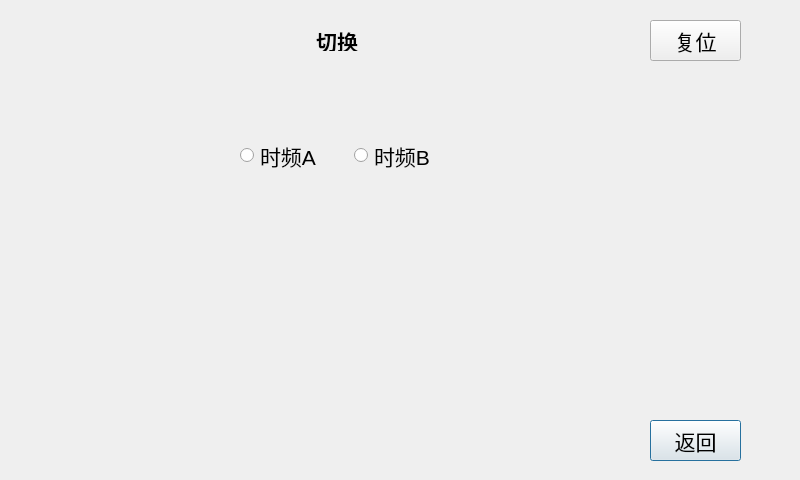
<?xml version="1.0" encoding="UTF-8"?>
<ui version="4.0">
 <class>setSW</class>
 <widget class="QDialog" name="setSW">
  <property name="geometry">
   <rect>
    <x>0</x>
    <y>0</y>
    <width>800</width>
    <height>480</height>
   </rect>
  </property>
  <property name="windowTitle">
   <string>Dialog</string>
  </property>
  <widget class="QPushButton" name="pushButton_0">
   <property name="geometry">
    <rect>
     <x>650</x>
     <y>420</y>
     <width>91</width>
     <height>41</height>
    </rect>
   </property>
   <property name="font">
    <font>
     <pointsize>16</pointsize>
    </font>
   </property>
   <property name="text">
    <string>返回</string>
   </property>
  </widget>
  <widget class="QPushButton" name="pushButton_1">
   <property name="geometry">
    <rect>
     <x>650</x>
     <y>20</y>
     <width>91</width>
     <height>41</height>
    </rect>
   </property>
   <property name="font">
    <font>
     <pointsize>16</pointsize>
    </font>
   </property>
   <property name="text">
    <string>复位</string>
   </property>
  </widget>
  <widget class="QLabel" name="label">
   <property name="geometry">
    <rect>
     <x>310</x>
     <y>30</y>
     <width>54</width>
     <height>21</height>
    </rect>
   </property>
   <property name="font">
    <font>
     <pointsize>16</pointsize>
     <weight>75</weight>
     <bold>true</bold>
    </font>
   </property>
   <property name="text">
    <string>切换</string>
   </property>
   <property name="alignment">
    <set>Qt::AlignCenter</set>
   </property>
  </widget>
  <widget class="QWidget" name="">
   <property name="geometry">
    <rect>
     <x>240</x>
     <y>140</y>
     <width>221</width>
     <height>31</height>
    </rect>
   </property>
   <layout class="QHBoxLayout" name="horizontalLayout">
    <item>
     <widget class="QRadioButton" name="radioButton">
      <property name="font">
       <font>
        <pointsize>16</pointsize>
       </font>
      </property>
      <property name="text">
       <string>时频A</string>
      </property>
      <attribute name="buttonGroup">
       <string notr="true">buttonGroup</string>
      </attribute>
     </widget>
    </item>
    <item>
     <widget class="QRadioButton" name="radioButton_2">
      <property name="font">
       <font>
        <pointsize>16</pointsize>
       </font>
      </property>
      <property name="text">
       <string>时频B</string>
      </property>
      <attribute name="buttonGroup">
       <string notr="true">buttonGroup</string>
      </attribute>
     </widget>
    </item>
   </layout>
  </widget>
 </widget>
 <resources/>
 <connections/>
 <buttongroups>
  <buttongroup name="buttonGroup"/>
 </buttongroups>
</ui>
